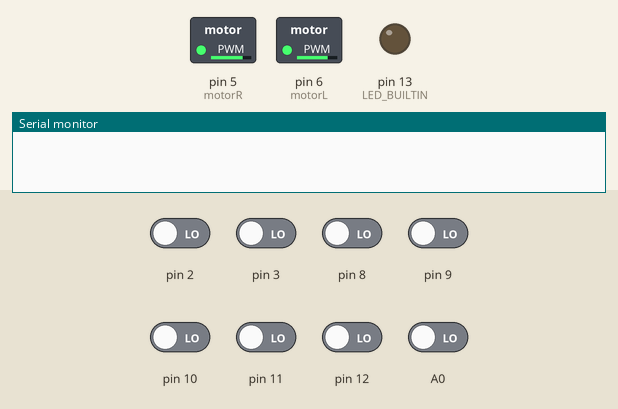
Simulated run of this sketch. Board: Arduino Nano, built with avr-gcc and run on an emulated ATmega328P. Shown: switched loads named in the sketch (green lamp = pin HIGH), output pins drawn as LEDs (lit = HIGH), the last lines printed to the serial monitor. The test bench sets the inputs (shaded band); at power-on: A0, pin 2, pin 3, pin 8–12 LOW.

Above: at 6.77 s.
6.8 s: pin 10 driven HIGH
At 7.6 s:
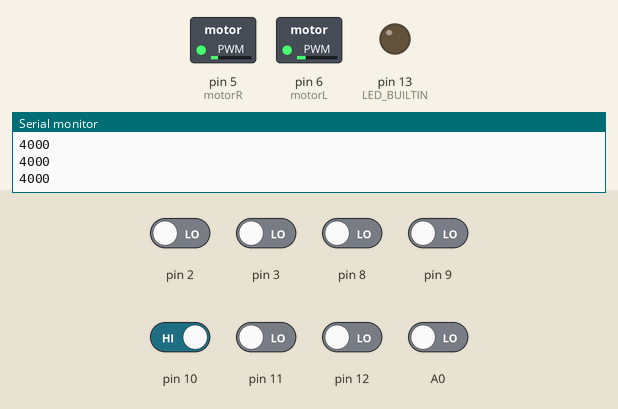
8.3 s: pin 2 driven HIGH
At 9.4 s:
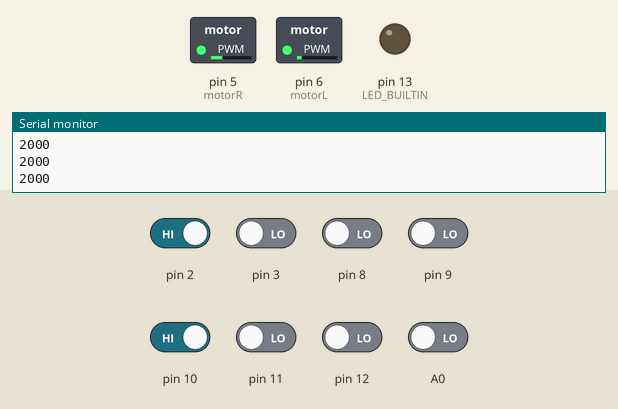
9.8 s: A0 driven HIGH
At 10.4 s:
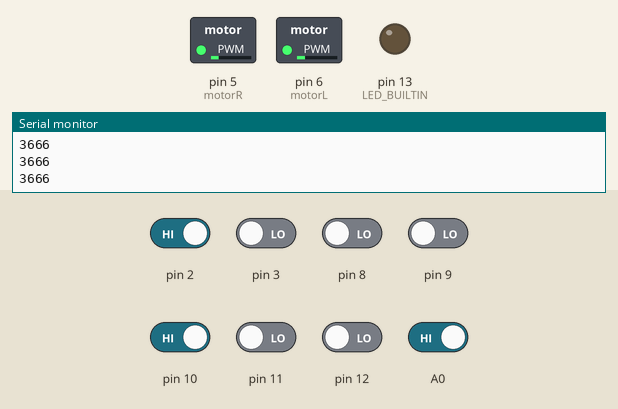
11.3 s: pin 3 driven HIGH
At 11.7 s:
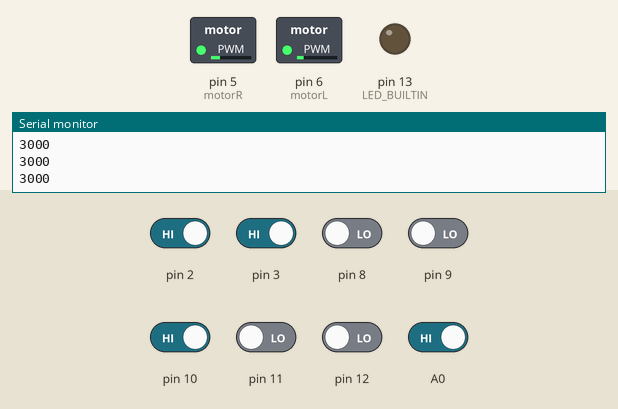
12.8 s: pin 8 driven HIGH
At 14.0 s:
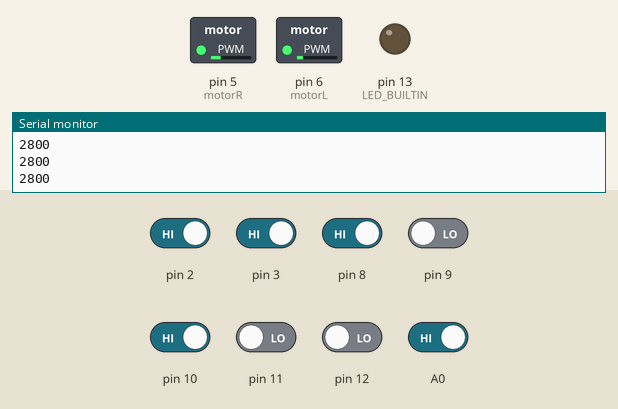
14.3 s: pin 9 driven HIGH
At 15.2 s:
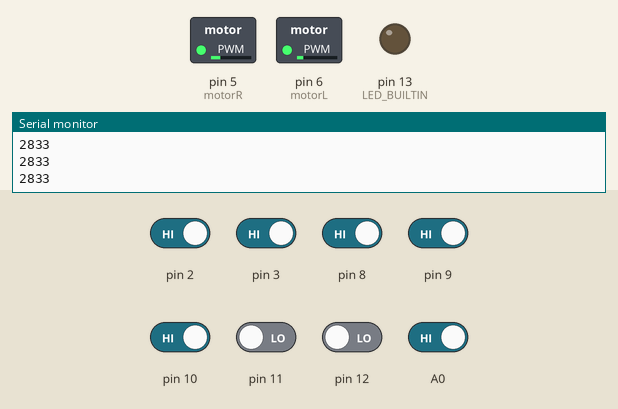
Timing chart, 0 to 16.8 s (numbered marks = the images above; inputs shaded):
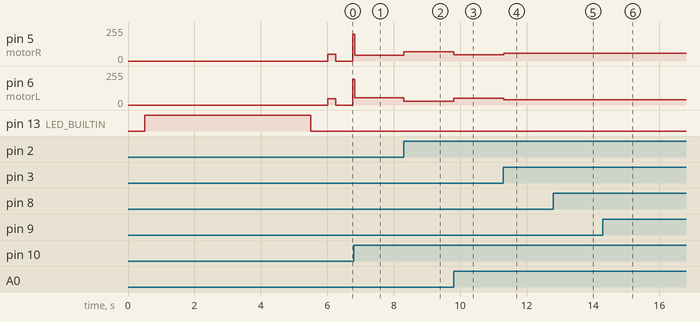

The sketch:

PID.ino
```cpp
#include <QTRSensors.h>
QTRSensors qtr;

const uint8_t SensorCount = 8;
uint16_t sensorValues[SensorCount];
#define motorL 6
#define RDir 4
#define LDir 7
#define motorR 5
#define button A7
#define mulR 1
#define mulL 0.97
#define LEFT 0
#define RIGHT 1
#define kP 70
#define tP 50
#define kD 70
int lastError = 0;
void setup()
{
  // configure the sensors
  Serial.begin(9600);
  qtr.setTypeRC();
  qtr.setSensorPins((const uint8_t[]){2, 3, 8, 9, 10, 11, 12, A0}, SensorCount);
  //qtr.setEmitterPin(2);
   delay(500);
  pinMode(LED_BUILTIN, OUTPUT);
  digitalWrite(LED_BUILTIN, HIGH); // turn on Arduino's LED to indicate we are in calibration mode

  // 2.5 ms RC read timeout (default) * 10 reads per calibrate() call
  // = ~25 ms per calibrate() call.
  // Call calibrate() 400 times to make calibration take about 10 seconds.
  for (uint16_t i = 0; i < 200; i++)
  {
    qtr.calibrate();
  }
  digitalWrite(LED_BUILTIN, LOW); // turn off Arduino's LED to indicate we are through with calibration
   pinMode(motorL, OUTPUT);
  pinMode(RIGHT, OUTPUT);
  pinMode(LEFT, OUTPUT);
  pinMode(button, INPUT);
  pinMode(motorR, OUTPUT);
    pinMode(A7, INPUT);
    while(analogRead(A7) >= 1020)
  {
    delay(1);
  }
}
void setMotor(int side, int spd)
{
  if(side == LEFT)
  {
    analogWrite(motorL, abs(spd)*mulL);
    digitalWrite(LDir, spd>=0 ? HIGH : LOW);
  }
  else if(side == RIGHT)
  {
    analogWrite(motorR, abs(spd)*mulR);
    digitalWrite(RDir, spd>=0 ? HIGH : LOW);
  }
}
bool white = 1;
void go(float seconds, int spd)
{
  setMotor(LEFT, spd);
  setMotor(RIGHT, spd);
  delay(seconds);
  setMotor(LEFT, 0);
  setMotor(RIGHT, 0);
}
void loop()
{
  uint16_t position = qtr.readLineBlack(sensorValues);
  int  error = position-(3500);
  int adjP =error/kP; /*+ kIintegral*/
  int adjD = (error-lastError)/kD;
  int correction = adjP + adjD;
  setMotor(LEFT, (tP+correction));
  setMotor(RIGHT, (tP-correction));
  /*Serial.print("Correction: ");
  Serial.print(correction);
  Serial.print(", ");
  Serial.print(tP-correction);
  Serial.print(", ");
  Serial.println(tP+correction);
  */lastError = error;
  qtr.read(sensorValues);
  for (uint8_t i = 0; i < SensorCount; i++)
  {
    if(sensorValues[i] >= 200)
    {
      white = 0;
    }
  }
  if(white == 1)
  {
    setMotor(LEFT, 0);
    setMotor(RIGHT, 0);
    delay(500);
    go(250, -50);
    delay(500);
    qtr.read(sensorValues);
    if(sensorValues[7] >=500)
    {
      setMotor(LEFT, 100);
      setMotor(RIGHT, -100);
      delay(300);
      setMotor(LEFT, 0);
      setMotor(RIGHT, 0);
      delay(30);
    }
    else if(sensorValues[0] >=500)
    {
      setMotor(RIGHT, 100);
      setMotor(LEFT, -100);
      delay(300);
      setMotor(LEFT, 0);
      setMotor(RIGHT, 0);
    }
    else
    {

      go(50, 200);
      qtr.read(sensorValues);
      while(sensorValues[4] <=200)
      {
        qtr.read(sensorValues);
        go(50, 200);
      }
    }
  }
  white = 1;
  Serial.println(position);
}
```

Measured:
- after the input at 6.8 s, pin 5 (motorR): 200/255 → 43/255 at once; pin 6 (motorL): 194/255 → 55/255 at once
- after the input at 8.3 s, pin 5 (motorR): 43/255 → 71/255 at once; pin 6 (motorL): 55/255 → 28/255 at once
- after the input at 9.8 s, pin 5 (motorR): 71/255 → 48/255 at once; pin 6 (motorL): 28/255 → 50/255 at once
- after the input at 11.3 s, pin 5 (motorR): 48/255 → 57/255 at once; pin 6 (motorL): 50/255 → 41/255 at once
- after the input at 12.8 s, pin 5 (motorR): 57/255 → 60/255 at once; pin 6 (motorL): 41/255 → 38/255 at once
- after the input at 14.3 s, pin 5 (motorR): 60/255 → 59/255 at once; pin 6 (motorL): 38/255 → 39/255 at once
